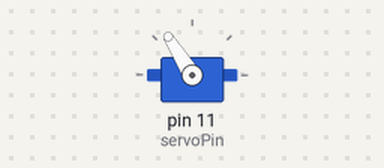
The sketch below on a simulated Arduino Uno, built with avr-gcc and run on an emulated ATmega328P. Shown: servo. What the sketch prints to the serial monitor is not drawn.

Above: at 2.25 s.
Timing chart, 0 to 5.9 s (numbered marks = the images above):
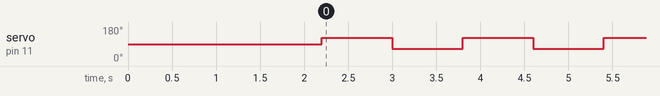

The sketch:

Reversible_ESCs_Test.ino
```cpp
#include <Servo.h>

byte servoPin = 11;
Servo servo;

void setup() {
  Serial.begin(9600);
  servo.attach(servoPin);

  delay(2000); // delay to allow the ESC to recognize the stopped signal
  arm(servo);


}

void loop() {
// Set signal value, which should be between 1100 and 1900
// 1100(max) - 1499(min) is clockwise, 1500 is stop, 1501(min) - 1900(max) is anti-clockwise

  servo.writeMicroseconds(1800); // Send signal to ESC.
  delay(800);
  servo.writeMicroseconds(1200); // Send signal to ESC.
  delay(800);
}

void arm(Servo m){
  Serial.print("Arming.");
  servo.write(89);
  delay(200);
  Serial.println(" Armed!");
}
```

Measured:
- by itself, servo on pin 11 (servoPin): repeats every 1.6 s: 122° 0.80 s, 64° 0.80 s
